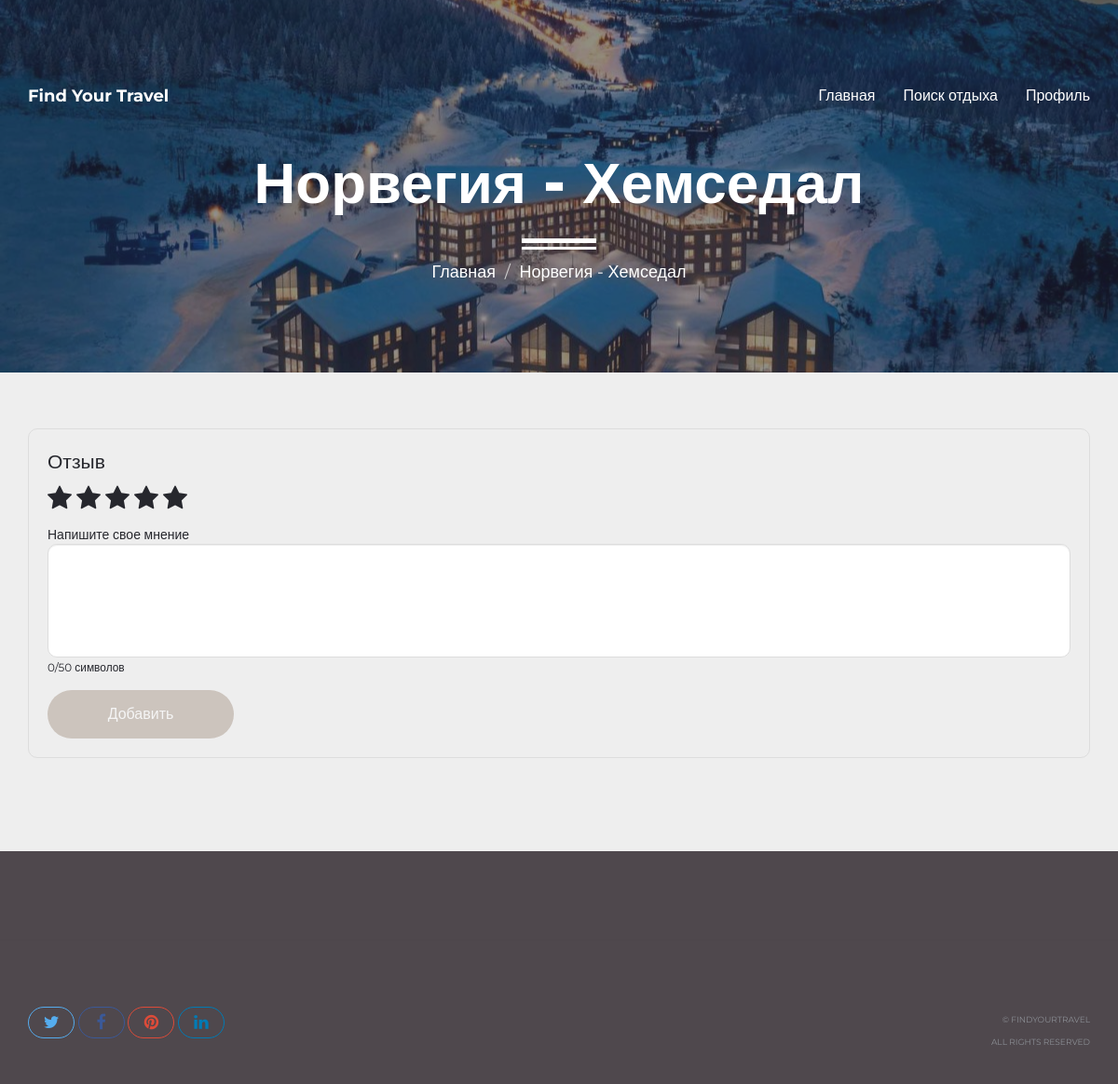
Page /destination/2/review/ (signed in) on the committed database.
### travel_app/models.py (models this page shows, shortened)
class Destination(models.Model):
    CLIMATE_CHOICES = [("Умеренный", "Умеренный"), ("Холодный", "Холодный"), ("Теплый", "Теплый")]
    ACTIVITY_CHOICES = [("Горнолыжный", "Горнолыжный"), ("Культурный", "Культурный"), ("Пляжный", "Пляжный")]
    BUDGET_CHOICES = [("От 300000 руб", "От 300000 руб"), ("От 100000 до 300000 руб", "От 100000 до 300000 руб"),
                      ("До 100000 руб", "До 100000 руб")]
    POPULARITY_CHOICES = [("Низкая", "Низкая"), ("Высокая", "Высокая")]
    DIVERSITY_CHOICES = [("Большое", "Большое"), ("Умеренное", "Умеренное"), ("Незначительное", "Незначительное")]
    climate = models.CharField(max_length=30, choices=CLIMATE_CHOICES)
    activity_type = models.CharField(max_length=30, choices=ACTIVITY_CHOICES)
    budget = models.CharField(max_length=30, choices=BUDGET_CHOICES)
    popularity = models.CharField(max_length=30, choices=POPULARITY_CHOICES)
    cultural_diversity = models.CharField(max_length=30, choices=DIVERSITY_CHOICES)
    image = models.ImageField(upload_to='destination_images/')
    recommendation = models.CharField(max_length=255, default="")
    title = models.CharField(max_length=255, null=True, blank=True)
    description = models.TextField(null=True, blank=True)
    additional_image = models.ImageField(upload_to='destination_additional_images/', null=True, blank=True)

### travel_app/views.py (the view)
# urls.py: path('destination/<int:pk>/review/', add_review, name='add_review'),
@login_required
def add_review(request, pk):
    destination = get_object_or_404(Destination, pk=pk)
    if request.method == 'POST':
        form = ReviewForm(request.POST)
        if form.is_valid():
            review = form.save(commit=False)
            review.user = request.user
            review.destination = destination
            if len(review.text.strip()) >= 50:
                review.save()
                user_profile, created = UserProfile.objects.get_or_create(user=request.user)
                user_profile.add_review(review)
                return redirect('destination_detail', pk=pk)
            else:
                messages.error(request, 'Комментарий должен содержать не менее 50 символов.')
        else:
            messages.error(request, 'Пожалуйста, выберите рейтинг от 1 до 5.')
    else:
        form = ReviewForm()
    return render(request, 'travel_app/review.html', {'form': form, 'destination': destination})

### travel_app/forms.py
class ReviewForm(forms.ModelForm):
    class Meta:
        model = Review
        fields = ['rating', 'text']
        widgets = {
            'rating': forms.RadioSelect(choices=[(i, str(i)) for i in range(1, 6)]),
            'text': forms.Textarea(attrs={'rows': 5}),
        }

### travel_app/templates/travel_app/review.html (shortened to what this page needs)
{% load static %}
<!DOCTYPE html>
<html lang="en">
<head>
    <link rel="stylesheet" href="http://cdnjs.cloudflare.com/ajax/libs/font-awesome/4.4.0/css/font-awesome.min.css">
    <link href="{% static 'travel_app/bootstrap.min.css' %}" rel="stylesheet">
    <link href="{% static 'travel_app/style.css' %}" rel="stylesheet">
    <link href="{% static 'travel_app/responsive.css' %}" rel="stylesheet">
</head>
<body>
<header id="masthead" class="site-header site-header-white">
    <nav id="primary-navigation" class="site-navigation">
        <div class="container">
            <div class="navbar-header">
                <a href="{% url 'index' %}" class="site-title"><span>Find Your Travel</span></a>
            </div>
            <div class="collapse navbar-collapse" id="agency-navbar-collapse">
                <ul class="nav navbar-nav navbar-right">
                    <li><a href="{% url 'index' %}">Главная</a></li>
                    <li><a href="{% url 'leisure' %}">Поиск отдыха</a></li>
                    {% if user.is_authenticated %}
                    <li><a href="{% url 'profile' %}">Профиль</a></li>
                    {% else %}
                    <li><a href="{% url 'login' %}">Профиль</a></li>
                    {% endif %}
                </ul>
            </div>
        </div>
    </nav>
</header>
<div id="hero" class="hero overlay subpage-hero" style="background-image: url('{{ destination.image.url }}');">
    <div class="hero-content">
        <div class="hero-text">
            <h1>{{ destination.recommendation }}</h1>
            <ol class="breadcrumb">
                <li class="breadcrumb-item"><a href="{% url 'index' %}">Главная</a></li>
                <li class="breadcrumb-item active">{{ destination.recommendation }}</li>
            </ol>
        </div>
    </div>
</div>
<main id="main" class="site-main">
    <section class="site-section subpage-site-section section-project">
        <div class="container">
            <div class="review-block">
                <div class="review-title">Отзыв</div>
                <form method="post" action="{% url 'add_review' pk=destination.pk %}">
                    <div class="stars" title="Rate">
                        <span class="fa fa-star star" data-value="1" title="Ужасно"><span class="tooltip">Ужасно</span></span>
                        <span class="fa fa-star star" data-value="2" title="Плохо"></span>
                        <span class="fa fa-star star" data-value="3" title="Нормально"></span>
                        <span class="fa fa-star star" data-value="4" title="Хорошо"><span class="tooltip">Хорошо</span></span>
                        <span class="fa fa-star star" data-value="5" title="Отлично"></span>
                    </div>
                    <div class="comment-title">Напишите свое мнение</div>
<textarea class="form-control comment-box" name="text" rows="5" id="comment-box">{% if form.text.value %}{{ form.text.value }}{% endif %}</textarea>
<small id="char-count">0/100 символов</small>
                <br>
<button type="submit" class="btn btn-primary submit-btn">Добавить</button>
                </form>
            </div>
        </div>
    </section>
</main>
<footer id="colophon" class="site-footer">
    <div class="copyright">
        <div class="container">
            <div class="row">
                <div class="col-xs-8">
                    <div class="social-links">
                        <a class="twitter-bg" href="#"><i class="fa fa-twitter"></i></a>
                        <a class="facebook-bg" href="#"><i class="fa fa-facebook"></i></a>
                        <a class="pinterest" href="#"><i class="fa fa-pinterest"></i></a>
                        <a class="linkedin-bg" href="#"><i class="fa fa-linkedin"></i></a>
                    </div>
                </div>
                <div class="col-xs-4">
                    <div class="text-right">
                        <p>&copy; FindYourTravel</p>
                        <p>All Rights Reserved</p>
                    </div>
                </div>
            </div>
        </div>
    </div>
</footer>
</body>
</html>

### travel_app/static/travel_app/style.css (style rules this page uses)
.container { margin-top: 40px; }
a { transition: all 0.25s ease-in-out; -moz-transition: all 0.25s ease-in-out; -webkit-transition: all 0.25s ease-in-out; -o-transition: all 0.25s ease-in-out; -ms-transition: all 0.25s ease-in-out; cursor: pointer; color: #9fa3a7; }
p { margin-bottom: 0; font-size: 14px; font-weight: 400; color: #4f484d; line-height: 22px; }
h1 { font-size: 62px; color: #f1edd6; }
p + p { margin-top: 40px; }
.btn { line-height: 50px; min-width: 200px; font-size: 16px; font-weight: 300; border: 0; border-radius: 50px; color: #f5f5f5; background-color: #73563d47; transition: color 0.25s ease-in-out, background-color 0.25s ease-in-out; -moz-transition: color 0.25s ease-in-out, background-color 0.25s ease-in-out; -webkit-transition: color 0.25s ease-in-out, background-color 0.25s ease-in-out; -o-transition: color 0.25s ease-in-out, background-color 0.25s ease-in-out; -ms-transition: color 0.25s ease-in-out, background-color 0.25s ease-in-out; }
.form-control { border-radius: 25px; height: 50px; padding: 15px 20px; border-color: #f5f5f8; }
html, body { width: 100%; height: 100%; margin: 0; padding: 0; font-family: 'Montserrat', sans-serif; color: #26272d; }
.site-header { position: absolute; padding: 50px 0 0; background-color: transparent; width: 100%; z-index: 3; }
.site-title { font-size: 18px; line-height: 26px; color: #26272d; }
.site-title span { font-weight: 700; }
.navbar-collapse { text-align: center; }
.navbar-nav { float: none; display: inline-block; }
.navbar-nav > li > a, .slicknav_nav > li > a { padding: 0; font-size: 16px; position: relative; color: #26272d; line-height: 26px; }
.site-header-white .navbar-nav > li > a, .site-header-white .site-title { color: #fff; }
.navbar-nav > li + li { margin-left: 30px; }
.hero { background: url(../img/mainphoto.jpg) no-repeat center / cover; height: 100%; width: 100%; display: table; position: relative; }
.overlay:before { content: ''; background-color: rgba(227, 220, 220, 0.25); height: 100%; width: 100%; position: absolute; top: 0; left: 0; z-index: 0; }
.hero-content { display: table-cell; vertical-align: middle; padding-top: 75px; }
.hero-text { max-width: 890px; width: 100%; margin: 0 auto; padding: 0 15px; text-align: center; }
.hero-text h1 { position: relative; margin: 0; font-weight:800; }
.hero .breadcrumb { padding-top: 50px; margin-bottom: 0; font-size: large; }
.hero .breadcrumb:before { content: ''; display: block; position: absolute; left: 50%; bottom: 45px; height: 12px; width: 80px; border-top: 5px solid #fff; border-bottom: 3px solid #fff; transform: translateX(-50%); -moz-transform: translateX(-50%); -webkit-transform: translateX(-50%); -o-transform: translateX(-50%); -ms-transform: translateX(-50%); }
.subpage-hero { height: 400px; }
.subpage-hero.overlay:before { background-color: rgba(38,39,45,0.5); }
.subpage-hero .hero-content, .subpage-hero .hero-content h1, .subpage-hero a { color: #fff; }
.site-section { padding: 100px 0 140px; }
.site-footer { background-color: rgb(79 72 77); padding-top: 95px; }
.copyright { padding: 30px 0; border-top: 1px solid rgba(38, 41, 44, 0.05); }
.social-links a { line-height: 36px; padding: 5px 15px; font-size: 18px; border: 1px solid; border-radius: 50px; }
.social-links a i { width: 18px; text-align: center; }
a.twitter-bg { color: #55acee; border-color: #55acee; }
a.facebook-bg { color: #3b5998; border-color: #3b5998; }
a.pinterest { color: #dd4b39; border-color: #dd4b39; }
a.linkedin-bg { color: #007bb5; border-color: #007bb5; }
.copyright .text-right { padding: 4px 0; }
.copyright p { font-size: 9px; font-weight: 400; text-transform: uppercase; color: #8b8e94; }
.copyright p + p { margin-top: 2px; }
.subpage-site-section { padding-bottom: 100px; padding-top: 0px; }
.breadcrumb { background-color: transparent; position: relative; }
.breadcrumb .active { color: #fff; }

### travel_app/templates/travel_app/review.html (style rules this page uses)
.review-block { border: 1px solid #ddd; border-radius: 10px; padding: 20px; margin-top: 20px; }
.review-title { font-size: 1.5em; margin-bottom: 10px; }
.stars { display: flex; gap: 5px; margin-bottom: 15px; }
.star { font-size: 2em; cursor: pointer; transition: color 0.3s; }
.comment-box { margin: 0 auto; border-radius: 10px; padding: 10px; border: 1px solid #ddd; resize: none; }
.submit-btn { margin-top: 15px; }

### rows in the picture
Destination: image (picture), recommendation "Норвегия - Хемседал"
